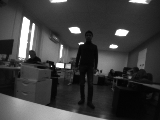
#> input picture test_samples/img_OUT0.pgm, 160 x 120 px
$ python DrawBB.py
#> lines starting #> are read from the running program, lines starting #| are printed output that depends on the picture
import matplotlib.pyplot as plt
import matplotlib.patches as patches
from PIL import Image
import numpy as np

im = np.array(Image.open('test_samples/img_OUT0.pgm'), dtype=np.uint8)
#> im is the input picture: shape (120, 160); min 3, max 255, mean 62.1

# Create figure and axes
fig,ax = plt.subplots(1)

# Display the image
ax.imshow(im)

# Copy Paste code here:

rect = patches.Rectangle((74,28),24,73,linewidth=1,edgecolor='r',facecolor='none')
ax.add_patch(rect)
rect = patches.Rectangle((-2,0),26,35,linewidth=1,edgecolor='r',facecolor='none')
ax.add_patch(rect)

################################

# Add the patch to the Axes
ax.add_patch(rect)

plt.show()
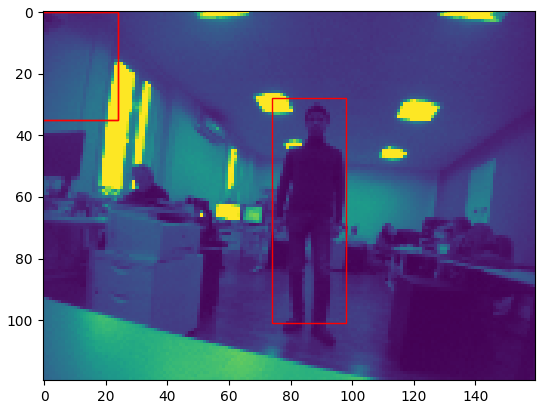
#> figure drawn by matplotlib, 1 panel

$ run again, with test_samples/img_OUT1.pgm copied over test_samples/img_OUT0.pgm
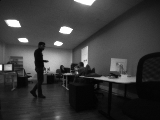
#> input picture test_samples/img_OUT1.pgm, 160 x 120 px
#> im is the input picture: shape (120, 160); min 2, max 255, mean 58.4
#> `plt.show()`:
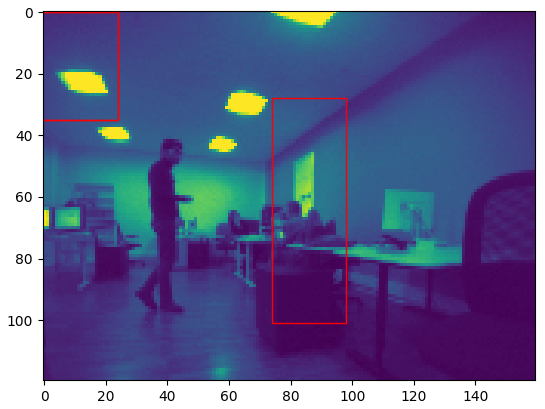
#> figure drawn by matplotlib, 1 panel
